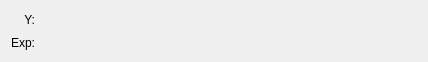
<?xml version="1.0" encoding="UTF-8"?>
<ui version="4.0">
 <class>ExponentialConfig</class>
 <widget class="QWidget" name="ExponentialConfig">
  <property name="geometry">
   <rect>
    <x>0</x>
    <y>0</y>
    <width>428</width>
    <height>62</height>
   </rect>
  </property>
  <property name="windowTitle">
   <string>Form</string>
  </property>
  <layout class="QGridLayout" name="gridLayout">
   <item row="0" column="0">
    <widget class="QLabel" name="label">
     <property name="text">
      <string>Y:</string>
     </property>
     <property name="alignment">
      <set>Qt::AlignRight|Qt::AlignTrailing|Qt::AlignVCenter</set>
     </property>
    </widget>
   </item>
   <item row="0" column="1">
    <widget class="Kst::VectorSelector" name="_vector" native="true">
     <property name="sizePolicy">
      <sizepolicy hsizetype="Expanding" vsizetype="Preferred">
       <horstretch>0</horstretch>
       <verstretch>0</verstretch>
      </sizepolicy>
     </property>
    </widget>
   </item>
   <item row="1" column="0">
    <widget class="QLabel" name="label_2">
     <property name="text">
      <string>Exp:</string>
     </property>
    </widget>
   </item>
   <item row="1" column="1">
    <widget class="Kst::ScalarSelector" name="_exp" native="true"/>
   </item>
  </layout>
 </widget>
 <customwidgets>
  <customwidget>
   <class>Kst::VectorSelector</class>
   <extends>QWidget</extends>
   <header>vectorselector.h</header>
  </customwidget>
  <customwidget>
   <class>Kst::ScalarSelector</class>
   <extends>QWidget</extends>
   <header>scalarselector.h</header>
  </customwidget>
 </customwidgets>
 <resources/>
 <connections/>
</ui>
